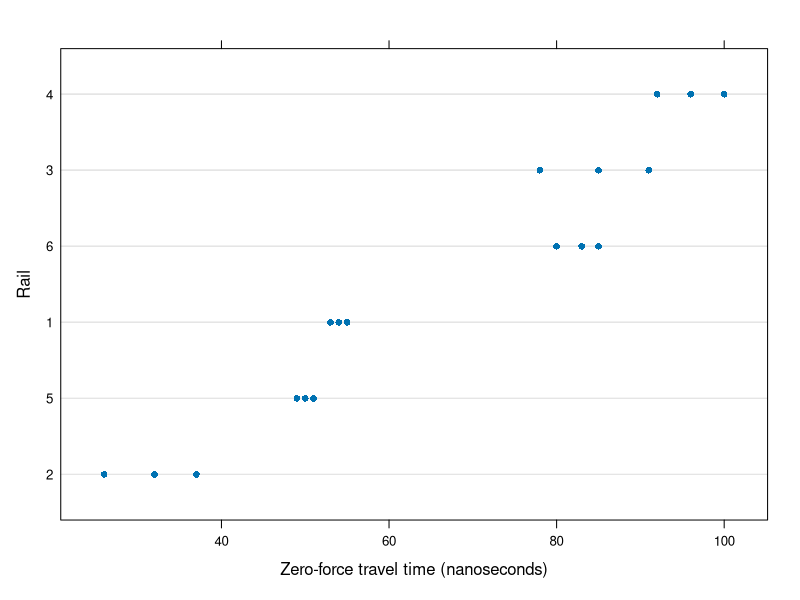
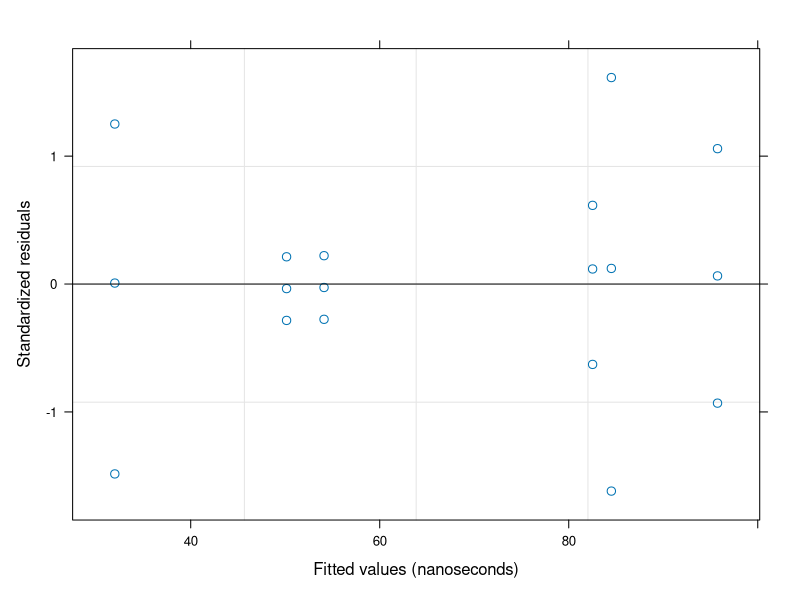
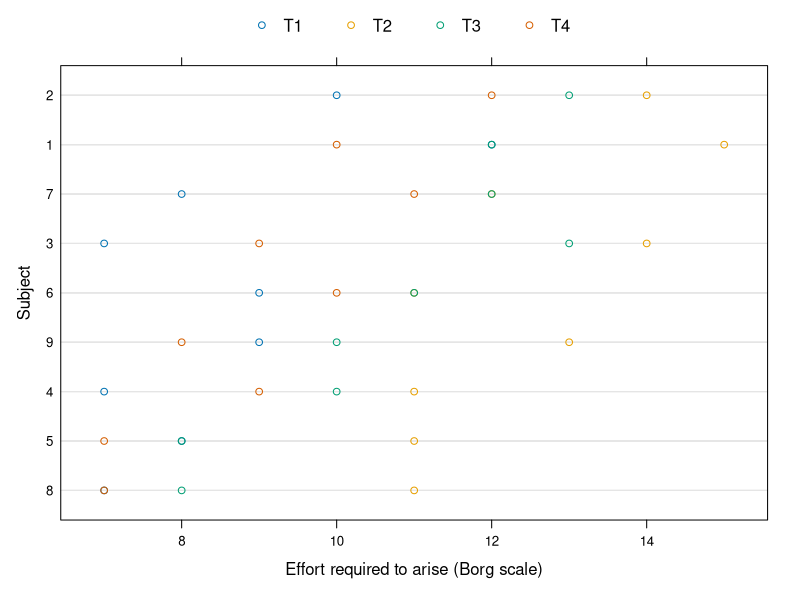
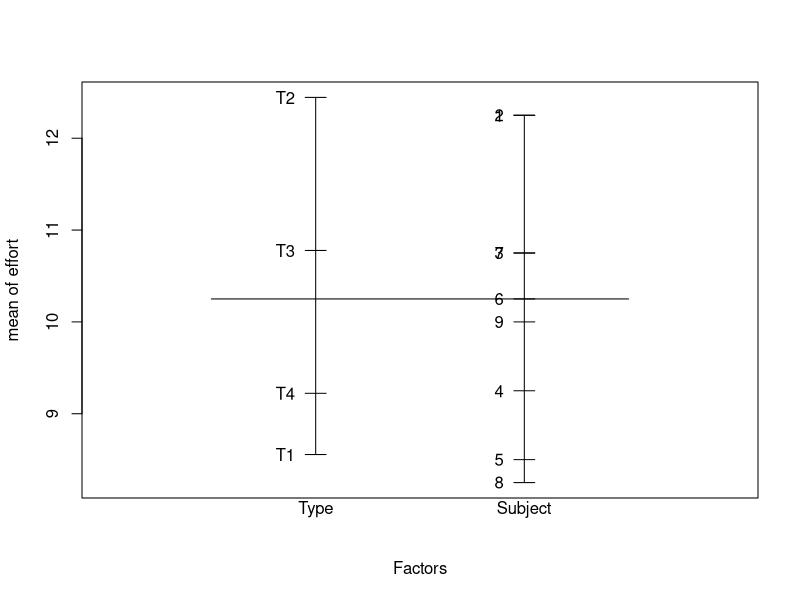

Reproduce these figures in R, in order.
## ---- chunk 1
knitr::opts_chunk$set(echo = TRUE)
knitr::opts_chunk$set(fig.align = "center")
knitr::opts_chunk$set(fig.height = 4)
knitr::opts_chunk$set(fig.width = 4)
## ---- chunk 2
library(nlme)
head(Rail)
class(Rail)
plot(Rail)
## ---- chunk 3
fm1Rail.lm <- lm(travel ~ 1, data = Rail)
summary(fm1Rail.lm)
## ---- chunk 4
fm2Rail.lm <- lm(travel ~ Rail - 1, data = Rail)
summary(fm2Rail.lm)
## ---- chunk 5
fm1Rail.lme <- lme(travel ~ 1, data = Rail, random = ~ 1 | Rail)
summary(fm1Rail.lme)
## ---- chunk 6
fm1Rail.lmeML <- update(fm1Rail.lme, method = "ML")
summary(fm1Rail.lmeML)
## ---- chunk 7
plot(fm1Rail.lme)
intervals(fm1Rail.lme)
anova(fm1Rail.lme)
## ---- chunk 8
plot(ergoStool)
plot.design(ergoStool)
## ---- chunk 9
#options( contrasts = c(factor = "contr.treatment", ordered = "contr.poly"))
options( contrasts = c(factor = "contr.helmert", ordered = "contr.poly"))
contrasts(ergoStool$Type)
## ---- chunk 10
ergoStool1 <- ergoStool[ ergoStool$Subject == "1", ]
model.matrix( effort ~ Type, ergoStool1)
## ---- chunk 11
fm1Stool <- lme(effort ~ Type, data = ergoStool, random = ~ 1 | Subject)
summary(fm1Stool)
anova(fm1Stool)
